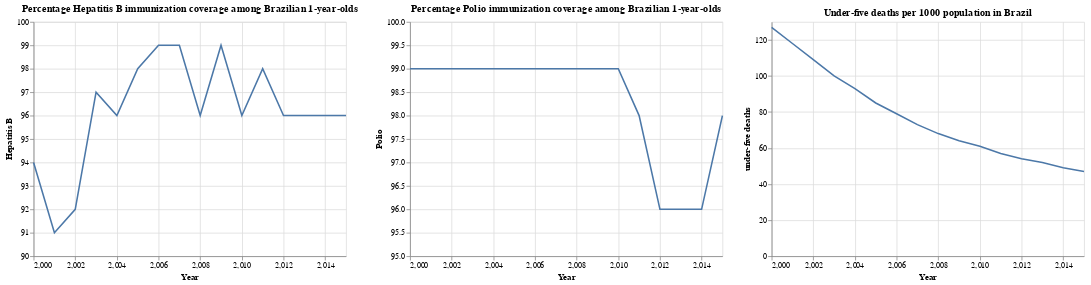

Notebook code cell kept with this figure:
### Markdown cell above
Between 2001 and 2015, majority of the calendar years in Brazil had a 96% Hepatitis B immunization coverage among 1-year-olds, and a 99% Polio immunization coverage among 1-year-olds.

### Code cell
hepB_lineplot = alt.Chart(health_factors_data_brazil).mark_line().encode(
    y=alt.Y('Hepatitis B', scale=alt.Scale(domain=[90, 100])),
    x=alt.X('Year', scale=alt.Scale(domain=[2000, 2015])), 
    tooltip = ['Year', 'Hepatitis B'],
    ).properties(
    title="Percentage Hepatitis B immunization coverage among Brazilian 1-year-olds"
    )

polio_lineplot = alt.Chart(health_factors_data_brazil).mark_line().encode(
    y=alt.Y('Polio', scale=alt.Scale(domain=[95, 100])),
    x=alt.X('Year', scale=alt.Scale(domain=[2000, 2015])), 
    tooltip = ['Year', 'Polio'], 
    ).properties(
    title="Percentage Polio immunization coverage among Brazilian 1-year-olds"
    )

under_five_death_lineplot = alt.Chart(health_factors_data_brazil).mark_line().encode(
    y=alt.Y('under-five deaths '),
    x=alt.X('Year', scale=alt.Scale(domain=[2000, 2015])), 
    tooltip = ['Year', 'under-five deaths '],
    ).properties(
    title="Under-five deaths per 1000 population in Brazil"
    )

hepB_lineplot | polio_lineplot | under_five_death_lineplot

### Figure 1 — Vega-Lite specification as saved in the notebook (floating-point values rounded to 4 significant figures)
{"config": {"view": {"continuousWidth": 400, "continuousHeight": 300}}, "hconcat": [{"mark": "line", "encoding": {"tooltip": [{"field": "Year", "type": "quantitative"}, {"field": "Hepatitis B", "type": "quantitative"}], "x": {"field": "Year", "scale": {"domain": [2000, 2015]}, "type": "quantitative"}, "y": {"field": "Hepatitis B", "scale": {"domain": [90, 100]}, "type": "quantitative"}}, "title": "Percentage Hepatitis B immunization coverage among Brazilian 1-year-olds"}, {"mark": "line", "encoding": {"tooltip": [{"field": "Year", "type": "quantitative"}, {"field": "Polio", "type": "quantitative"}], "x": {"field": "Year", "scale": {"domain": [2000, 2015]}, "type": "quantitative"}, "y": {"field": "Polio", "scale": {"domain": [95, 100]}, "type": "quantitative"}}, "title": "Percentage Polio immunization coverage among Brazilian 1-year-olds"}, {"mark": "line", "encoding": {"tooltip": [{"field": "Year", "type": "quantitative"}, {"field": "under-five deaths ", "type": "quantitative"}], "x": {"field": "Year", "scale": {"domain": [2000, 2015]}, "type": "quantitative"}, "y": {"field": "under-five deaths ", "type": "quantitative"}}, "title": "Under-five deaths per 1000 population in Brazil"}], "data": {"name": "data-d8f5e0dc80c830e430f9a9bed017f558"}, "$schema": "https://vega.github.io/schema/vega-lite/v4.17.0.json", "datasets": {"data-d8f5e0dc80c830e430f9a9bed017f558": [{"Year": 2015, "under-five deaths ": 47, "Hepatitis B": 96.0, "Polio": 98.0}, {"Year": 2014, "under-five deaths ": 49, "Hepatitis B": 96.0, "Polio": 96.0}, {"Year": 2013, "under-five deaths ": 52, "Hepatitis B": 96.0, "Polio": 96.0}, {"Year": 2012, "under-five deaths ": 54, "Hepatitis B": 96.0, "Polio": 96.0}, {"Year": 2011, "under-five deaths ": 57, "Hepatitis B": 98.0, "Polio": 98.0}, {"Year": 2010, "under-five deaths ": 61, "Hepatitis B": 96.0, "Polio": 99.0}, {"Year": 2009, "under-five deaths ": 64, "Hepatitis B": 99.0, "Polio": 99.0}, {"Year": 2008, "under-five deaths ": 68, "Hepatitis B": 96.0, "Polio": 99.0}, {"Year": 2007, "under-five deaths ": 73, "Hepatitis B": 99.0, "Polio": 99.0}, {"Year": 2006, "under-five deaths ": 79, "Hepatitis B": 99.0, "Polio": 99.0}, {"Year": 2005, "under-five deaths ": 85, "Hepatitis B": 98.0, "Polio": 99.0}, {"Year": 2004, "under-five deaths ": 93, "Hepatitis B": 96.0, "Polio": 99.0}, {"Year": 2003, "under-five deaths ": 100, "Hepatitis B": 97.0, "Polio": 99.0}, {"Year": 2002, "under-five deaths ": 109, "Hepatitis B": 92.0, "Polio": 99.0}, {"Year": 2001, "under-five deaths ": 118, "Hepatitis B": 91.0, "Polio": 99.0}, {"Year": 2000, "under-five deaths ": 127, "Hepatitis B": 94.0, "Polio": 99.0}]}}
